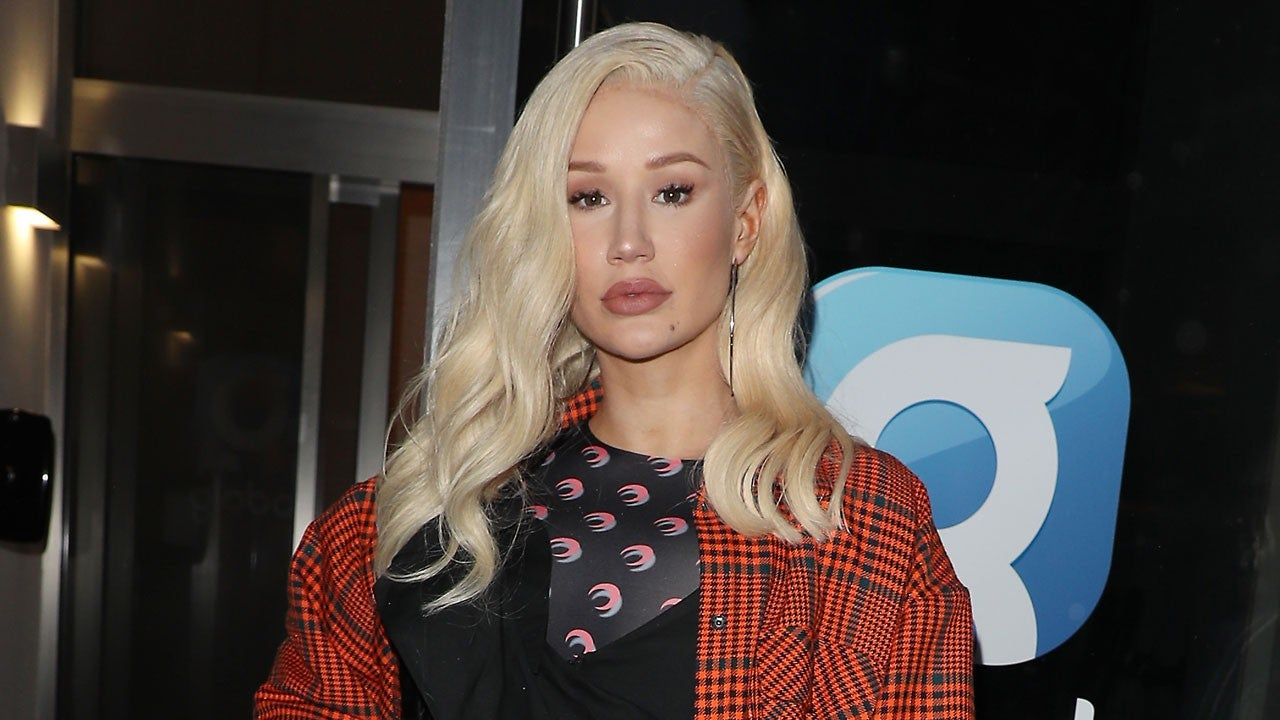
#> input picture test14.jpg, 1280 x 720 px
$ python pracofcv.py
#> lines starting #> are read from the running program, lines starting #| are printed output that depends on the picture
import  numpy as np
import cv2

img = cv2.imread('test14.jpg',0)
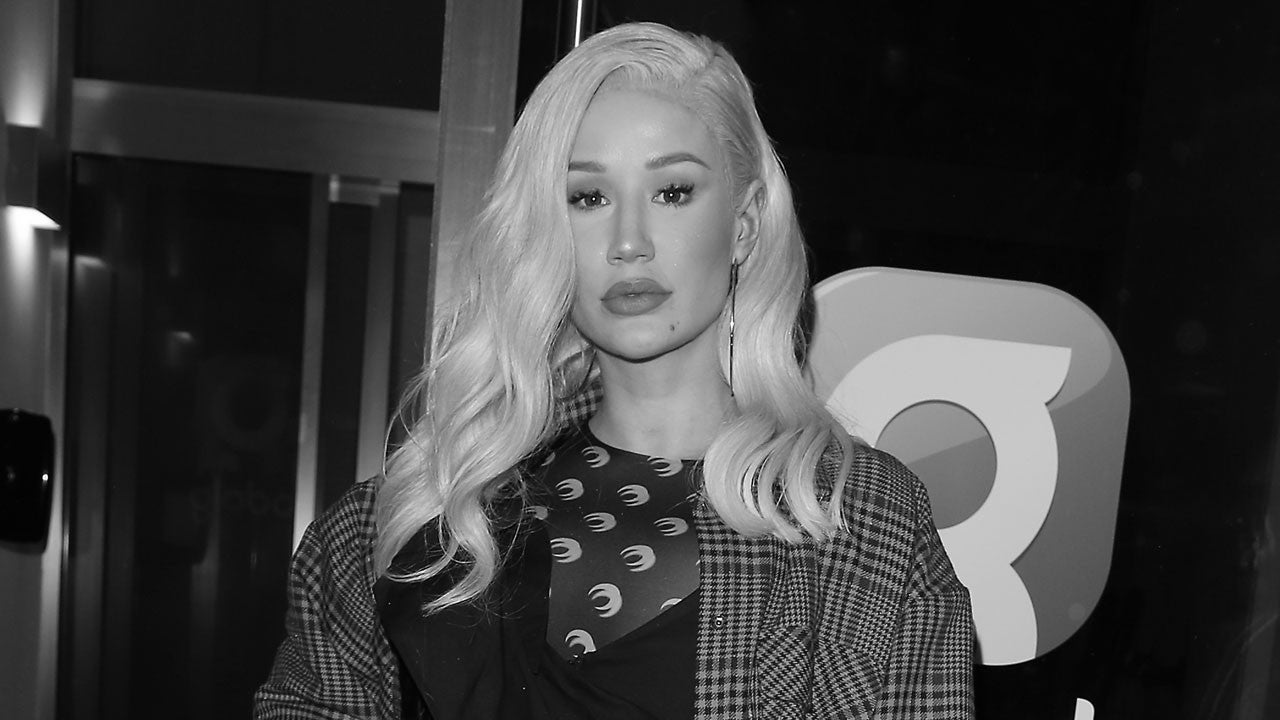
#> img: shape (720, 1280); min 0, max 255, mean 63.9
cv2.imshow('floppy',img)
k = cv2.waitKey(0)
#> (key Esc is pressed here)
if(k==27):
  cv2.destroyWindow()
elif(k== ord('s')):
    cv2.imwrite('iggygyray.png',img)
    cv2.destroyWindow('floppy')
